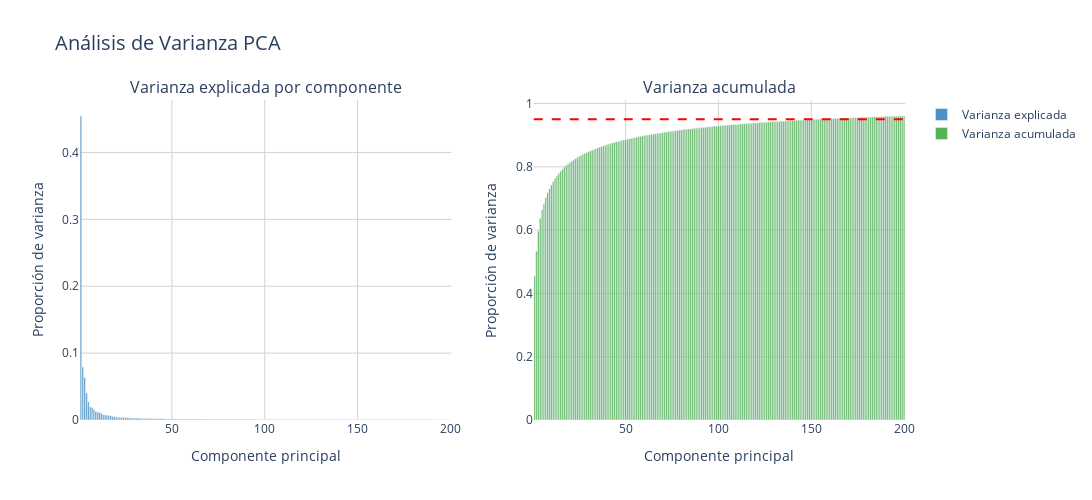

This figure's notebook cell:
### Code cell
import plotly.express as px
import plotly.graph_objects as go
from plotly.subplots import make_subplots
import pandas as pd

# Obtener varianzas
var_explicada = X_train_pca.explained_variance_ratio_ 
var_acumulada = np.cumsum(var_explicada)

# Crear DataFrames para Plotly
df_var_explicada = pd.DataFrame({
    'Componente': range(1, len(var_explicada)+1),
    'Varianza': var_explicada
})

df_var_acumulada = pd.DataFrame({
    'Componente': range(1, len(var_acumulada)+1),
    'Varianza': var_acumulada
})

# Crear subplots usando Plotly Express
fig = make_subplots(rows=1, cols=2, subplot_titles=('Varianza explicada por componente', 'Varianza acumulada'))

# Varianza explicada
fig.add_trace(
    go.Bar(
        x=df_var_explicada['Componente'], 
        y=df_var_explicada['Varianza'], 
        name='Varianza explicada',
        marker_color='#1f77b4',  # Azul más oscuro
        opacity=0.8
    ),
    row=1, col=1
)

# Varianza acumulada
fig.add_trace(
    go.Bar(
        x=df_var_acumulada['Componente'], 
        y=df_var_acumulada['Varianza'], 
        name='Varianza acumulada',
        marker_color='#2ca02c',  # Verde más oscuro
        opacity=0.8
    ),
    row=1, col=2
)

# Agregar línea de 95% de varianza
fig.add_hline(
    y=0.95, 
    line_dash="dash", 
    line_color="red",
    line_width=2,
    row=1, 
    col=2
)

# Actualizar layout
fig.update_layout(
    height=500,
    width=1200,
    showlegend=True,
    title_text="Análisis de Varianza PCA",
    title_font_size=20,
    plot_bgcolor='white',
    paper_bgcolor='white',
    xaxis_title="Componente principal",
    yaxis_title="Proporción de varianza",
    xaxis2_title="Componente principal",
    yaxis2_title="Proporción de varianza",
    font=dict(size=12),
    margin=dict(t=100)
)

# Actualizar ejes para mejor visualización
fig.update_xaxes(showgrid=True, gridwidth=1, gridcolor='LightGray')
fig.update_yaxes(showgrid=True, gridwidth=1, gridcolor='LightGray')

fig.show()

### Figure 1 — Plotly figure (JSON) as saved in the notebook; plotly's stock layout.template omitted (floating-point values rounded to 4 significant figures; data arrays with more than 128 entries replaced by an {"elided": "..."} marker saying what was removed)
{"data": [{"marker": {"color": "#1f77b4"}, "name": "Varianza explicada", "opacity": 0.8, "type": "bar", "x": {"elided": "200 int values"}, "xaxis": "x", "y": {"elided": "200 float values"}, "yaxis": "y"}, {"marker": {"color": "#2ca02c"}, "name": "Varianza acumulada", "opacity": 0.8, "type": "bar", "x": {"elided": "200 int values"}, "xaxis": "x2", "y": {"elided": "200 float values"}, "yaxis": "y2"}], "layout": {"annotations": [{"font": {"size": 16}, "showarrow": false, "text": "Varianza explicada por componente", "x": 0.225, "xanchor": "center", "xref": "paper", "y": 1, "yanchor": "bottom", "yref": "paper"}, {"font": {"size": 16}, "showarrow": false, "text": "Varianza acumulada", "x": 0.775, "xanchor": "center", "xref": "paper", "y": 1, "yanchor": "bottom", "yref": "paper"}], "font": {"size": 12}, "height": 500, "margin": {"t": 100}, "paper_bgcolor": "white", "plot_bgcolor": "white", "shapes": [{"line": {"color": "red", "dash": "dash", "width": 2}, "type": "line", "x0": 0, "x1": 1, "xref": "x2 domain", "y0": 0.95, "y1": 0.95, "yref": "y2"}], "showlegend": true, "title": {"font": {"size": 20}, "text": "Análisis de Varianza PCA"}, "width": 1200, "xaxis": {"anchor": "y", "domain": [0, 0.45], "gridcolor": "LightGray", "gridwidth": 1, "showgrid": true, "title": {"text": "Componente principal"}}, "xaxis2": {"anchor": "y2", "domain": [0.55, 1], "gridcolor": "LightGray", "gridwidth": 1, "showgrid": true, "title": {"text": "Componente principal"}}, "yaxis": {"anchor": "x", "domain": [0, 1], "gridcolor": "LightGray", "gridwidth": 1, "showgrid": true, "title": {"text": "Proporción de varianza"}}, "yaxis2": {"anchor": "x2", "domain": [0, 1], "gridcolor": "LightGray", "gridwidth": 1, "showgrid": true, "title": {"text": "Proporción de varianza"}}}}
